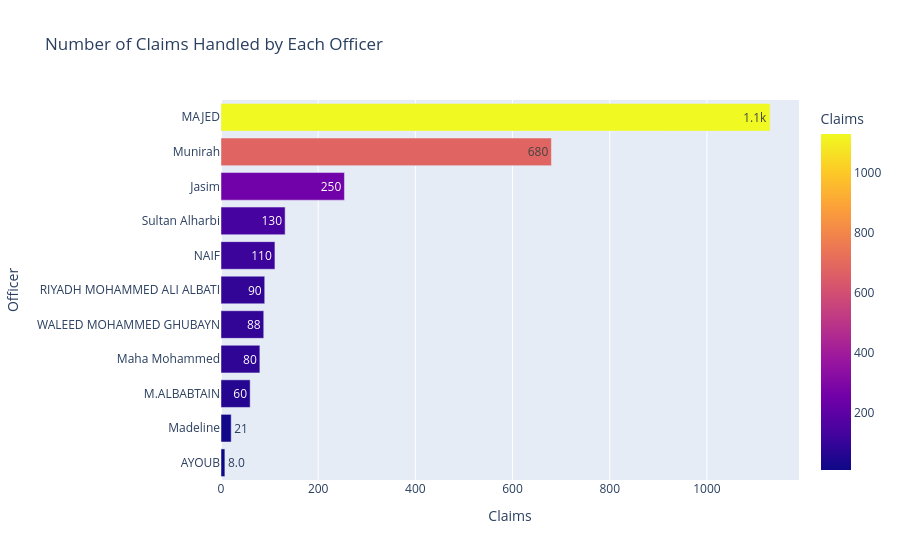

Notebook code for this chart:
### Code cell
fig = px.bar(
    claims_per_officer,
    x="Claims",
    y="Officer",
    orientation="h",
    color="Claims",
    title="Number of Claims Handled by Each Officer",
    text_auto=".2s"
)

fig.update_layout(yaxis={'categoryorder':'total ascending'})

fig.show()

### Figure 1 — Plotly figure (JSON) as saved in the notebook; plotly's stock layout.template omitted (floating-point values rounded to 4 significant figures)
{"data": [{"alignmentgroup": "True", "hovertemplate": "Claims=%{marker.color}<br>Officer=%{y}<extra></extra>", "legendgroup": "", "marker": {"color": [1130, 680, 254, 132, 111, 90, 88, 80, 60, 21, 8], "coloraxis": "coloraxis", "pattern": {"shape": ""}}, "name": "", "offsetgroup": "", "orientation": "h", "showlegend": false, "textposition": "auto", "texttemplate": "%{x:.2s}", "type": "bar", "x": [1130, 680, 254, 132, 111, 90, 88, 80, 60, 21, 8], "xaxis": "x", "y": ["MAJED", "Munirah", "Jasim", "Sultan Alharbi", "NAIF", "RIYADH MOHAMMED ALI ALBATI", "WALEED MOHAMMED GHUBAYN", "Maha Mohammed", "M.ALBABTAIN", "Madeline", "AYOUB"], "yaxis": "y"}], "layout": {"barmode": "relative", "coloraxis": {"colorbar": {"title": {"text": "Claims"}}, "colorscale": [[0, "#0d0887"], [0.1111, "#46039f"], [0.2222, "#7201a8"], [0.3333, "#9c179e"], [0.4444, "#bd3786"], [0.5556, "#d8576b"], [0.6667, "#ed7953"], [0.7778, "#fb9f3a"], [0.8889, "#fdca26"], [1, "#f0f921"]]}, "legend": {"tracegroupgap": 0}, "title": {"text": "Number of Claims Handled by Each Officer"}, "xaxis": {"anchor": "y", "domain": [0, 1], "title": {"text": "Claims"}}, "yaxis": {"anchor": "x", "categoryorder": "total ascending", "domain": [0, 1], "title": {"text": "Officer"}}}}
